Frame 1 (no input): blank canvas, image omitted
Frame 60 (no input): blank canvas, image omitted
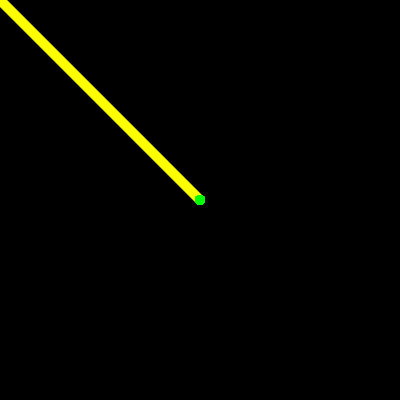
Frame 120 (the mouse pressed at the canvas centre since frame 60)

The p5.js sketch whose frames 1 and 60 were blank and that drew this single picture after the mouse press (run headless with seeded random() and noise() and a simulated clock; from frame 60 on, the mouse is pressed at the canvas centre):

// p5.js sketch
// ── sketch.js
let posX, posY

function setup() {
  posX=width/2
  posY=height/2
  createCanvas(400, 400);
  frameRate(144)
  background(0);
  colorMode(HSB)
}

// function mousePressed(){
//   strokeWeight(1)
//   noFill()
//   //ellipse(mouseX, mouseY, 10)
//   fill(200, 10, 100)
//   rect(mouseX, mouseY, 10)
// }

// function mouseReleased(){
//   strokeWeight(1)
//   fill(200, 10, 100)
//   ellipse(mouseX, mouseY, 10)
// }

function keyPressed(){
  if(key=="b"){
    background(0)
  }
  
}

function draw() {
  //background(220); removing the background here and moving it to the setup function means that a new circle is drawn each time the mouse moves
  if(mouseIsPressed){
    //let d=dist(pmouseX, pmouseY, mouseX, mouseY)
    strokeWeight(10)
    stroke(frameCount%360,100,100)
    line(pmouseX, pmouseY, mouseX, mouseY)
    line(width/2, height/2, mouseX, mouseY)
    
  }
  
}
